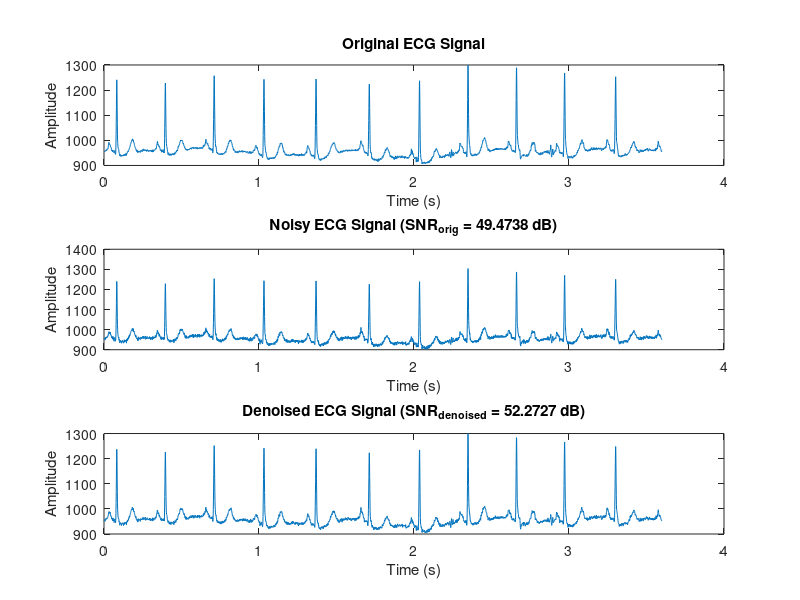
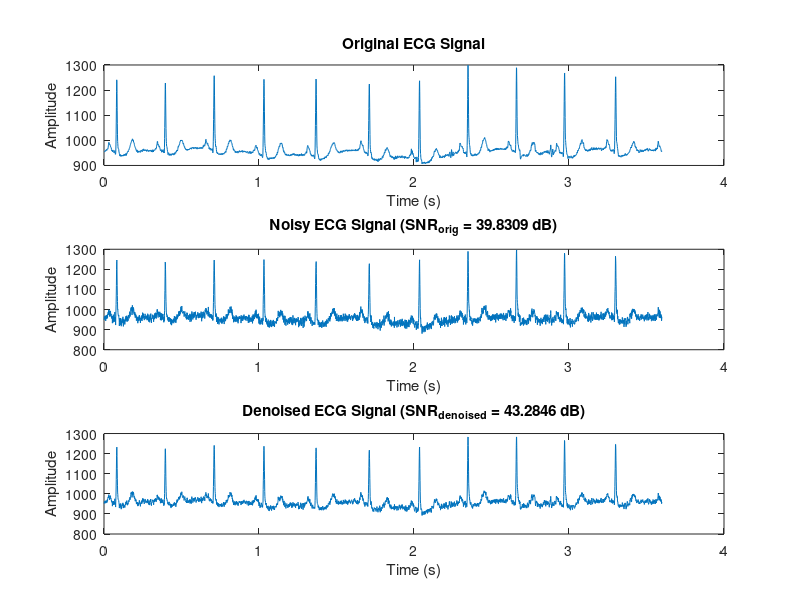
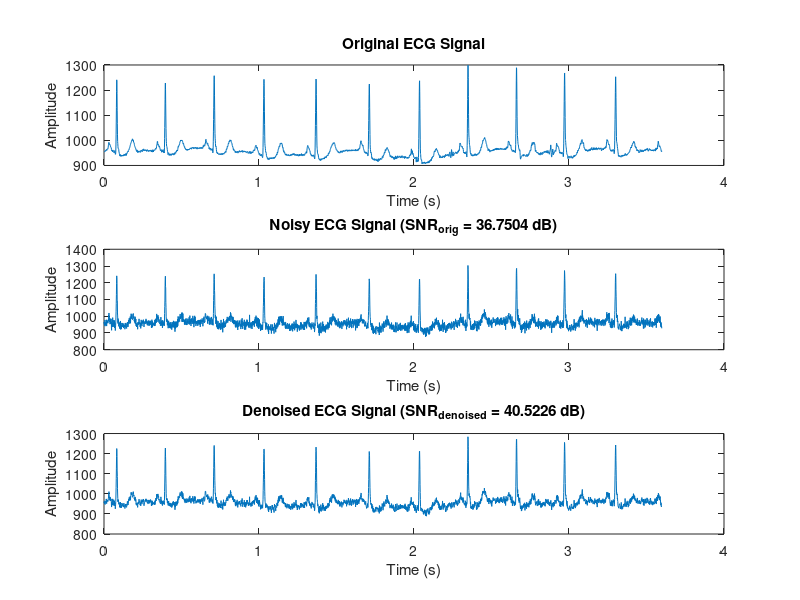

MATLAB code to generate these figures, in order:
% Load ECG data from DAT file
data = load('101.dat');  
% Parameters
fs = 1000;  % Sample rate 
T = length(data) / fs;  % Total time duration
t = (0:length(data)-1) / fs;  % Time vector

% Define different noise levels 
noise_powers = [10, 100, 200];  % Noise powers to test

% Preallocate arrays for results
SNR_orig = zeros(size(noise_powers));
SNR_denoised = zeros(size(noise_powers));
MSE_denoised = zeros(size(noise_powers));
PSNR_denoised = zeros(size(noise_powers));

% Loop through different noise levels
for i = 1:length(noise_powers)
    % Generate white Gaussian noise with current power level
    noise_power = noise_powers(i);
    noise = sqrt(noise_power) * randn(size(data));
    
    % Noisy signal
    noisy_signal = data + noise;
    
    % Compute SNR of original signal
    signal_power = mean(data.^2);  % Signal power
    noise_power_orig = mean(noise.^2);  % Noise power
    SNR_orig(i) = 10 * log10(signal_power / noise_power_orig);  % SNR in dB
    
    % Wiener filter implementation
    filtered_signal = zeros(size(noisy_signal));
    
    % Estimate power spectral densities
    N = length(noisy_signal);
    P_signal = abs(fft(noisy_signal)).^2 / N;
    P_noise = abs(fft(noise)).^2 / N;
    
    % Wiener filter frequency response
    H = P_signal ./ (P_signal + P_noise);
    
    % Apply Wiener filter in frequency domain
    filtered_signal = ifft(fft(noisy_signal) .* H);
    
    % Compute SNR of denoised signal
    signal_power_denoised = mean(abs(filtered_signal).^2);  % Signal power after denoising
    noise_power_denoised = mean(abs(filtered_signal - data).^2);  % Noise power after denoising
    SNR_denoised(i) = 10 * log10(signal_power_denoised / noise_power_denoised);  % SNR in dB after denoising
    
    % Compute Mean Squared Error (MSE) and Peak Signal-to-Noise Ratio (PSNR)
    MSE_denoised(i) = mean((filtered_signal - data).^2);
    PSNR_denoised(i) = 10 * log10(max(abs(data))^2 / MSE_denoised(i));
    
    % Plotting results for each noise level
    figure;
    subplot(3,1,1);
    plot(t, data);
    title('Original ECG Signal');
    xlabel('Time (s)');
    ylabel('Amplitude');
    
    subplot(3,1,2);
    plot(t, noisy_signal);
    title(['Noisy ECG Signal (SNR_{orig} = ' num2str(SNR_orig(i)) ' dB)']);
    xlabel('Time (s)');
    ylabel('Amplitude');
    
    subplot(3,1,3);
    plot(t, real(filtered_signal));
    title(['Denoised ECG Signal (SNR_{denoised} = ' num2str(SNR_denoised(i)) ' dB)']);
    xlabel('Time (s)');
    ylabel('Amplitude');
end

% Print performance metrics for different noise levels
disp('Performance Metrics for Different Noise Levels:');
disp('----------------------------------------------');
disp(['Noise Power   |   SNR (Original)   |   SNR (Denoised)   |   MSE   |   PSNR']);
disp('----------------------------------------------');
for i = 1:length(noise_powers)
    disp([num2str(noise_powers(i)) '          ' num2str(SNR_orig(i)) ' dB              ' num2str(SNR_denoised(i)) ' dB             ' num2str(MSE_denoised(i)) '        ' num2str(PSNR_denoised(i)) ' dB']);
end
disp('----------------------------------------------');
